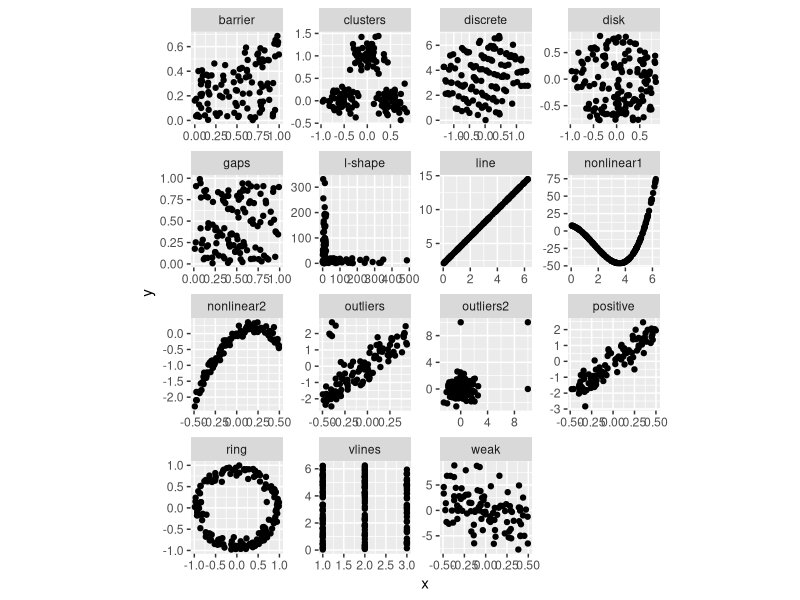

The R script that drew this image:
# Load libraries
library(tidyr)
library(dplyr)
library(ggplot2)

# Alternative data set
set.seed(55555)
d_trend <- tibble(x = runif(100) - 0.5) %>%
  mutate(positive=4*x+rnorm(100)*0.5,
         none=rnorm(100)*0.5,
         negative=-4*x+rnorm(100)*0.5) %>%
  pivot_longer(cols=positive:negative, names_to="trend", values_to="y") %>%
  mutate(feature = factor(trend,
                          levels=c("positive", "none", "negative"))) %>%
  select(feature, x, y) %>%
  filter(feature == "positive")

d_strength <- tibble(x = runif(100) -0.5) %>%
  mutate(strong=4*x+rnorm(100)*0.5,
         moderate=4*x+rnorm(100),
         weak=-4*x+rnorm(100)*3) %>%
  pivot_longer(cols=strong:weak,
               names_to="strength", values_to="y") %>%
  mutate(feature = factor(strength,
                          levels=c("strong", "moderate", "weak"))) %>%
  select(feature, x, y) %>%
  filter(feature == "weak")

d_form <- tibble(x = runif(100) -0.5) %>%
  mutate(linear=4*x+rnorm(100)*0.5,
         nonlinear1=12*x^2+rnorm(100)*0.5,
         nonlinear2=2*x - 5*x^2 +rnorm(100)*0.1) %>%
  pivot_longer(cols=linear:nonlinear2, names_to="feature",
               values_to="y") %>%
  select(feature, x, y) %>%
  filter(feature == "nonlinear2")

d_outliers <- tibble(x = runif(100) -0.5) %>%
  mutate(y=4*x+rnorm(100)*0.5)
d_outliers <- d_outliers %>%
  bind_rows(tibble(x=runif(5)/10-0.45, y=2+rnorm(5)*0.5)) %>%
  mutate(feature = "outliers") %>%
  select(feature, x, y)

d_clusters <- tibble(x = c(rnorm(50)/6 - 0.5,
                           rnorm(50)/6,
                           rnorm(50)/6 + 0.5)) %>%
  mutate(y=c(rnorm(50)/6,
             rnorm(50)/6+1, rnorm(50)/6)) %>%
  mutate(feature = "clusters") %>%
  select(feature, x, y)

d_gaps <- tibble(x = runif(150)) %>%
  mutate(y=runif(150))
d_gaps <- d_gaps %>%
  filter(!(between(x+2*y, 1.2, 1.6))) %>%
  mutate(feature = "gaps") %>%
  select(feature, x, y)

d_barrier <- tibble(x = runif(200)) %>%
  mutate(y=runif(200))
d_barrier <- d_barrier %>%
  filter(-x+3*y<1.2) %>%
  mutate(feature = "barrier") %>%
  select(feature, x, y)

l_shape <- tibble(x = c(rexp(50, 0.01), runif(50)*20),
                  y = c(runif(50)*20, rexp(50, 0.01))) %>%
  mutate(feature = "l-shape") %>%
  select(feature, x, y)

discrete <- tibble(x = rnorm(200)) %>%
  mutate(y = -x+rnorm(25)*0.1 + rep(0:7, 25)) %>%
  filter((((x-mean(x))/sd(x))^2 + ((y-mean(y))/sd(y))^2) < 2) %>%
  mutate(feature = "discrete") %>%
  select(feature, x, y)

hetero <- tibble(x = runif(200)-0.5) %>%
  mutate(y = -2*x+rnorm(200)*(x+0.5)) %>%
  mutate(feature = "heteroskedastic") %>%
  select(feature, x, y)

# Harriet's additional features
# generate circle data
theta <- runif(150, 0, 2*pi)
r1 <- rbeta(150, 3, 2)
r2 <- rbeta(150, 10, 1)

disk <- tibble(x = r1*cos(theta),
               y = r1*sin(theta),
               feature = "disk")
ring <- tibble(x = r2*cos(theta),
               y = r2*sin(theta),
               feature = "ring")
vlines <- tibble(x = sample(c(1,2,3), 150, replace=TRUE),
                 y = theta,
                 feature = "vlines")
outliers2 <- tibble(x = c(rnorm(147, 0,1), 0, 10, 10),
                    y = c(rnorm(147, 0,1), 10, 10, 0),
                    feature = "outliers2")
line <- tibble(x = theta,
               y = 2*theta + 2,
               feature = "line")
nonlinear1 <- tibble(x = theta,
                     y = 2*theta^3 - 10*theta^2 - 5*theta +  8,
                     feature = "nonlinear1")

features <- bind_rows(d_trend,
                      d_strength,
                      d_form,
                      d_outliers,
                      d_clusters,
                      d_gaps,
                      d_barrier,
                      discrete,
                      l_shape,
                      disk,
                      ring,
                      vlines,
                      outliers2,
                      line,
                      nonlinear1)

ggplot(features, aes(x, y)) +
  geom_point() +
  facet_wrap(~feature, scales = "free") +
  theme(aspect.ratio = 1)
